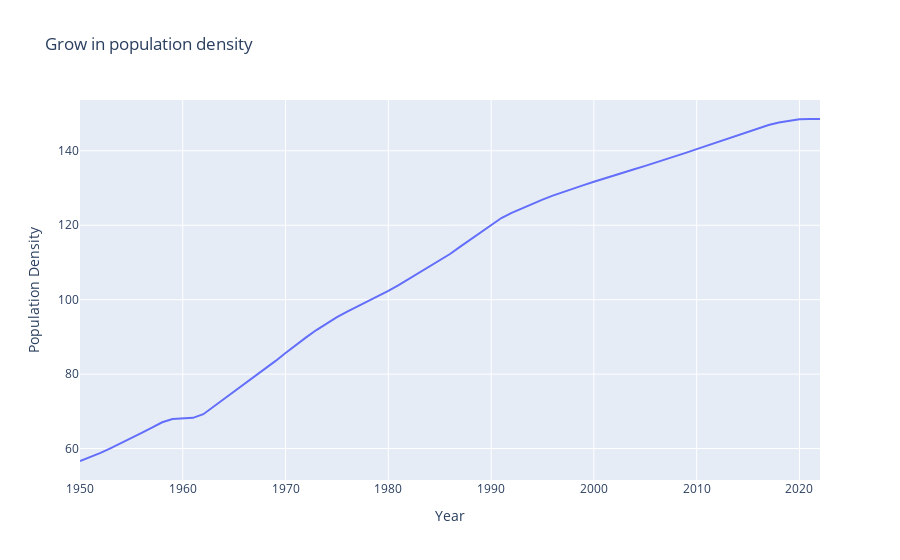

Here is the notebook cell this chart was saved with:
### Markdown cell above
<p>As illustrated in the figure above, the Chinese population has experienced sustained growth since 1950</p>

### Code cell
figure = px.line(data, x="Year", y="Population Density", title="Grow in population density")
figure.show()

### Figure 1 — Plotly figure (JSON) as saved in the notebook; plotly's stock layout.template omitted (floating-point values rounded to 4 significant figures)
{"data": [{"hovertemplate": "Year=%{x}<br>Population Density=%{y}<extra></extra>", "legendgroup": "", "line": {"color": "#636efa", "dash": "solid"}, "marker": {"symbol": "circle"}, "mode": "lines", "name": "", "orientation": "h", "showlegend": false, "type": "scatter", "x": [1950, 1951, 1952, 1953, 1954, 1955, 1956, 1957, 1958, 1959, 1960, 1961, 1962, 1963, 1964, 1965, 1966, 1967, 1968, 1969, 1970, 1971, 1972, 1973, 1974, 1975, 1976, 1977, 1978, 1979, 1980, 1981, 1982, 1983, 1984, 1985, 1986, 1987, 1988, 1989, 1990, 1991, 1992, 1993, 1994, 1995, 1996, 1997, 1998, 1999, 2000, 2001, 2002, 2003, 2004, 2005, 2006, 2007, 2008, 2009, 2010, 2011, 2012, 2013, 2014, 2015, 2016, 2017, 2018, 2019, 2020, 2021, 2022], "xaxis": "x", "y": [56.66, 57.67, 58.85, 60.14, 61.45, 62.85, 64.2, 65.63, 67.06, 67.94, 68.14, 68.26, 69.23, 71.24, 73.4, 75.4, 77.39, 79.27, 81.29, 83.48, 85.68, 87.84, 89.88, 91.84, 93.68, 95.33, 96.81, 98.19, 99.49, 100.9, 102.3, 103.9, 105.6, 107.2, 108.8, 110.4, 112.3, 114.3, 116.2, 118.2, 120.2, 121.9, 123.3, 124.6, 125.8, 126.9, 128.0, 128.9, 129.9, 130.8, 131.7, 132.6, 133.4, 134.3, 135.1, 135.9, 136.8, 137.7, 138.6, 139.5, 140.4, 141.4, 142.3, 143.3, 144.3, 145.2, 146.0, 146.9, 147.6, 148.1, 148.4, 148.5, 148.5], "yaxis": "y"}], "layout": {"autosize": true, "legend": {"tracegroupgap": 0}, "title": {"text": "Grow in population density"}, "xaxis": {"anchor": "y", "autorange": true, "domain": [0, 1], "range": [1950, 2022], "title": {"text": "Year"}, "type": "linear"}, "yaxis": {"anchor": "x", "autorange": true, "domain": [0, 1], "range": [51.56, 153.6], "title": {"text": "Population Density"}, "type": "linear"}}}
